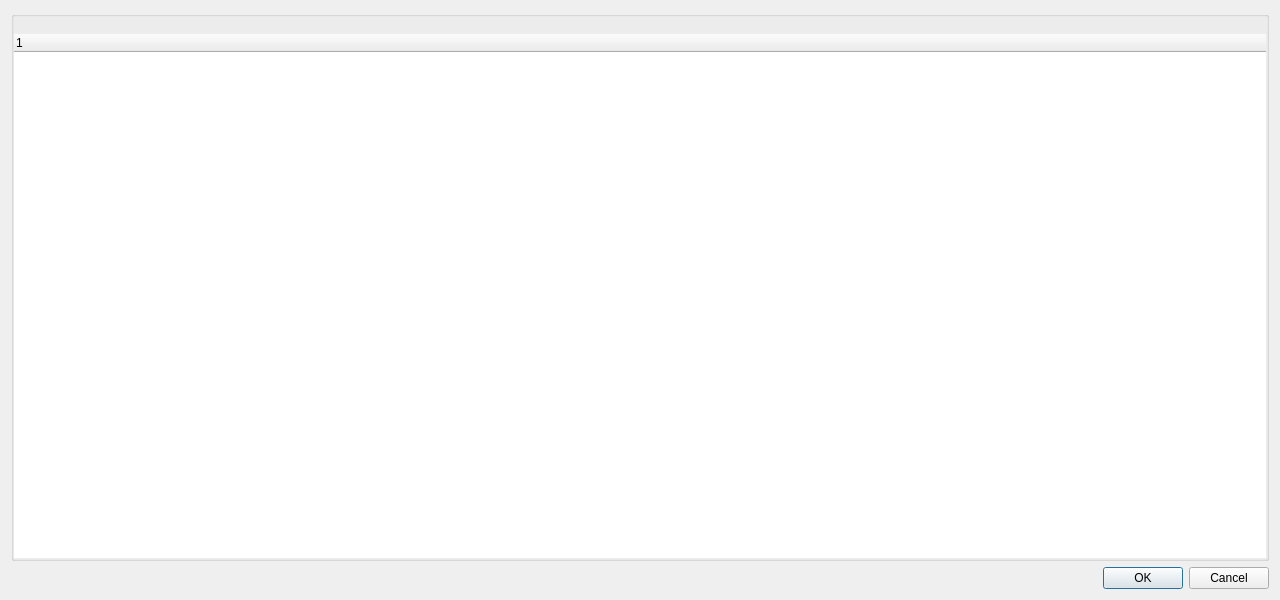
<?xml version="1.0" encoding="UTF-8"?>
<ui version="4.0">
 <class>CanTracerFilterBookmarksDialog</class>
 <widget class="QDialog" name="CanTracerFilterBookmarksDialog">
  <property name="geometry">
   <rect>
    <x>0</x>
    <y>0</y>
    <width>1280</width>
    <height>600</height>
   </rect>
  </property>
  <property name="windowTitle">
   <string>Lindwurm - Filter Bookmarks</string>
  </property>
  <layout class="QVBoxLayout" name="verticalLayout">
   <item>
    <widget class="QGroupBox" name="groupBox">
     <property name="title">
      <string/>
     </property>
     <property name="flat">
      <bool>true</bool>
     </property>
     <layout class="QVBoxLayout" name="verticalLayout_2">
      <property name="spacing">
       <number>0</number>
      </property>
      <property name="leftMargin">
       <number>0</number>
      </property>
      <property name="topMargin">
       <number>0</number>
      </property>
      <property name="rightMargin">
       <number>0</number>
      </property>
      <property name="bottomMargin">
       <number>0</number>
      </property>
      <item>
       <widget class="QToolBar" name="toolBar">
        <property name="movable">
         <bool>false</bool>
        </property>
        <property name="iconSize">
         <size>
          <width>20</width>
          <height>20</height>
         </size>
        </property>
        <property name="floatable">
         <bool>false</bool>
        </property>
       </widget>
      </item>
      <item>
       <widget class="QTreeWidget" name="bookmarksView">
        <property name="frameShape">
         <enum>QFrame::NoFrame</enum>
        </property>
        <property name="frameShadow">
         <enum>QFrame::Plain</enum>
        </property>
        <column>
         <property name="text">
          <string notr="true">1</string>
         </property>
        </column>
       </widget>
      </item>
     </layout>
    </widget>
   </item>
   <item>
    <widget class="QDialogButtonBox" name="buttonBox">
     <property name="orientation">
      <enum>Qt::Horizontal</enum>
     </property>
     <property name="standardButtons">
      <set>QDialogButtonBox::Cancel|QDialogButtonBox::Ok</set>
     </property>
    </widget>
   </item>
  </layout>
 </widget>
 <resources/>
 <connections>
  <connection>
   <sender>buttonBox</sender>
   <signal>accepted()</signal>
   <receiver>CanTracerFilterBookmarksDialog</receiver>
   <slot>accept()</slot>
   <hints>
    <hint type="sourcelabel">
     <x>248</x>
     <y>254</y>
    </hint>
    <hint type="destinationlabel">
     <x>157</x>
     <y>274</y>
    </hint>
   </hints>
  </connection>
  <connection>
   <sender>buttonBox</sender>
   <signal>rejected()</signal>
   <receiver>CanTracerFilterBookmarksDialog</receiver>
   <slot>reject()</slot>
   <hints>
    <hint type="sourcelabel">
     <x>316</x>
     <y>260</y>
    </hint>
    <hint type="destinationlabel">
     <x>286</x>
     <y>274</y>
    </hint>
   </hints>
  </connection>
 </connections>
</ui>
